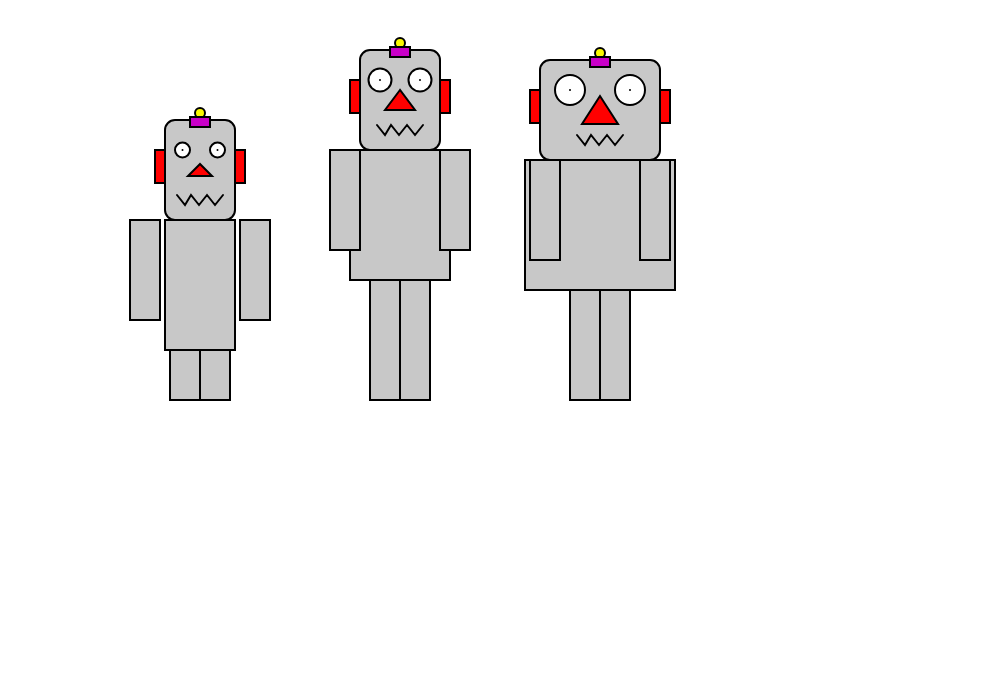
Frame 1 (no input)
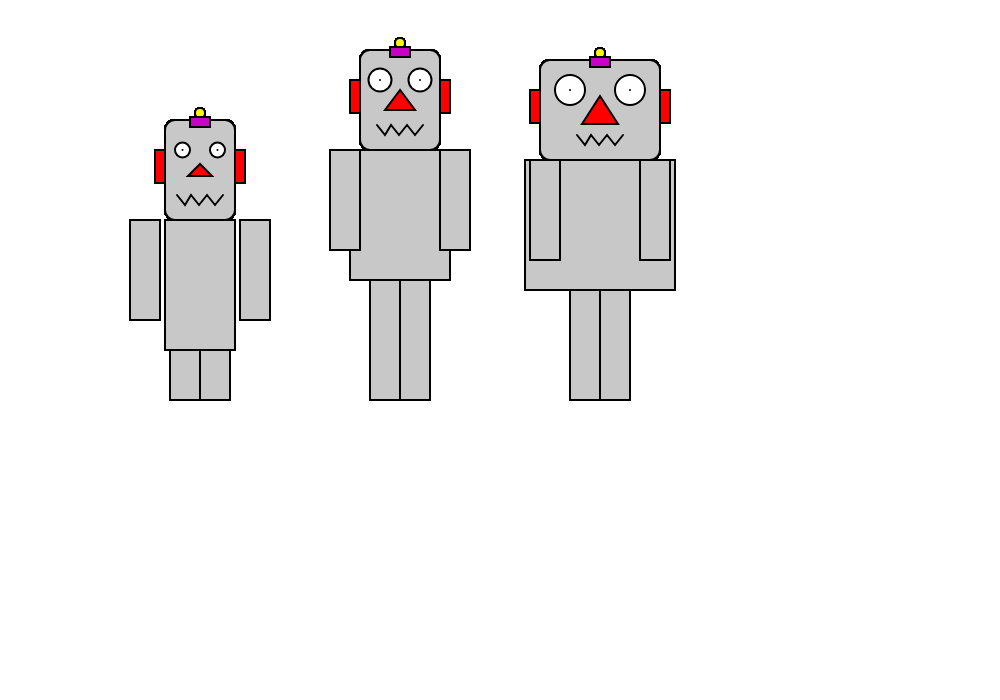
Frame 60 (no input)
Frame 120 (the mouse pressed at the canvas centre since frame 60): identical to frame 60, image omitted

The p5.js sketch that drew these frames (run headless with seeded random() and noise() and a simulated clock; from frame 60 on, the mouse is pressed at the canvas centre):

// p5.js sketch
// ── sketch.js
//Hack it - we are the robot family

//TASK 1. modify the code so that all three robots are drawn
//TASK 2. try changing the numbers to create your robot family
//TASK 3. create more arrays and use the values in them to add more variation to the robots


var robotWidths;
var robotHeights;
var headWidths;
var eyeSizes;
var noseScales;

function setup()
{
	//create a canvas for the robot
	createCanvas(1000, 700);
    robotWidths = [70,100,150];
    robotHeights = [50,120,110];
    headWidths = [0.7,0.8,1.2];
    eyeSizes = [15, 23, 30];
    noseScales = [0.8, 1, 1.2];
}

function draw()
{
	strokeWeight(2);
    translate(0, 400);

    //ROBOT 1
    translate(200,0);

    fill(200);
    rect(-robotWidths[0]/2, -robotHeights[0] - 130, robotWidths[0], 130);
    rect(-70, -robotHeights[0] - 130, 30, 100);
    rect(40,  -robotHeights[0] - 130, 30, 100);
    rect(-30, -robotHeights[0], 30, robotHeights[0]);
    rect(0,  -robotHeights[0], 30, robotHeights[0]);

    //robot heads
    fill(200);
    rect(-50* headWidths[0], -robotHeights[0] - 230, 100* headWidths[0], 100, 10);

    //ears
    fill(255, 0, 0);
    rect(-50 * headWidths[0] - 10, -robotHeights[0] - 200, 10, 33);
    rect(50 * headWidths[0], -robotHeights[0] - 200, 10, 33);

    //robots' antennas
    fill(250, 250, 0);
    ellipse(0, -robotHeights[0] - 237, 10, 10);
    fill(200, 0, 200);
    rect(-10, -robotHeights[0] - 233, 20, 10);

    //robot's eyes
    fill(255)
    ellipse(-25 * headWidths[0], -robotHeights[0] - 200, eyeSizes[0]);
    point(-25 * headWidths[0], -robotHeights[0] - 200);
    ellipse(25 * headWidths[0], -robotHeights[0] - 200, eyeSizes[0]);
    point(25 * headWidths[0], -robotHeights[0] - 200);

    //robots' nose
    fill(255, 0, 0);
    triangle(
        0, (-robotHeights[0] - 190) + ((1 - noseScales[0]) * 20),
        -15 + ((1 - noseScales[0]) * 15), (-robotHeights[0] - 170) - ((1 - noseScales[0]) * 20),
        15 - ((1 - noseScales[0]) * 15), (-robotHeights[0] - 170) - ((1 - noseScales[0]) * 20)
    );

    //robot mouth
    noFill();
    beginShape();
    vertex(-23, -robotHeights[0] - 155);
    vertex(-15, -robotHeights[0] - 145);
    vertex(-9, -robotHeights[0] - 155);
    vertex(-1, -robotHeights[0] - 145);
    vertex(7, -robotHeights[0] - 155);
    vertex(15, -robotHeights[0] - 145);
    vertex(23, -robotHeights[0] - 155);
    endShape();
    
        

    //ROBOT 2
    translate(200,0);

    fill(200);
    rect(-robotWidths[1]/2, -robotHeights[1] - 130, robotWidths[1], 130);
    rect(-70, -robotHeights[1] - 130, 30, 100);
    rect(40,  -robotHeights[1] - 130, 30, 100);
    rect(-30, -robotHeights[1], 30, robotHeights[1]);
    rect(0,  -robotHeights[1], 30, robotHeights[1]);

    //robot heads
    fill(200);
    rect(-50* headWidths[1], -robotHeights[1] - 230, 100* headWidths[1], 100, 10);

    //ears
    fill(255, 0, 0);
    rect(-50 * headWidths[1] - 10, -robotHeights[1] - 200, 10, 33);
    rect(50 * headWidths[1], -robotHeights[1] - 200, 10, 33);

    //robots' antennas
    fill(250, 250, 0);
    ellipse(0, -robotHeights[1] - 237, 10, 10);
    fill(200, 0, 200);
    rect(-10, -robotHeights[1] - 233, 20, 10);

    //robot's eyes
    fill(255)
    ellipse(-25 * headWidths[1], -robotHeights[1] - 200, eyeSizes[1]);
    point(-25 * headWidths[1], -robotHeights[1] - 200);
    ellipse(25 * headWidths[1], -robotHeights[1] - 200, eyeSizes[1]);
    point(25 * headWidths[1], -robotHeights[1] - 200);

    //robots' nose
    fill(255, 0, 0);
    triangle(
        0, (-robotHeights[1] - 190) + ((1 - noseScales[1]) * 20),
        -15 + ((1 - noseScales[1]) * 15), (-robotHeights[1] - 170) - ((1 - noseScales[1]) * 20),
        15 - ((1 - noseScales[1]) * 15), (-robotHeights[1] - 170) - ((1 - noseScales[1]) * 20)
    );

    //robot mouth
    noFill();
    beginShape();
    vertex(-23, -robotHeights[1] - 155);
    vertex(-15, -robotHeights[1] - 145);
    vertex(-9, -robotHeights[1] - 155);
    vertex(-1, -robotHeights[1] - 145);
    vertex(7, -robotHeights[1] - 155);
    vertex(15, -robotHeights[1] - 145);
    vertex(23, -robotHeights[1] - 155);
    endShape();
        
    

    //ROBOT 3
    translate(200,0);

    fill(200);
    rect(-robotWidths[2]/2, -robotHeights[2] - 130, robotWidths[2], 130);
    rect(-70, -robotHeights[2] - 130, 30, 100);
    rect(40,  -robotHeights[2] - 130, 30, 100);
    rect(-30, -robotHeights[2], 30, robotHeights[2]);
    rect(0,  -robotHeights[2], 30, robotHeights[2]);

    //robot heads
    fill(200);
    rect(-50* headWidths[2], -robotHeights[2] - 230, 100* headWidths[2], 100, 10);

    //ears
    fill(255, 0, 0);
    rect(-50 * headWidths[2] - 10, -robotHeights[2] - 200, 10, 33);
    rect(50 * headWidths[2], -robotHeights[2] - 200, 10, 33);

    //robots' antennas
    fill(250, 250, 0);
    ellipse(0, -robotHeights[2] - 237, 10, 10);
    fill(200, 0, 200);
    rect(-10, -robotHeights[2] - 233, 20, 10);

    //robot's eyes
    fill(255)
    ellipse(-25 * headWidths[2], -robotHeights[2] - 200, eyeSizes[2]);
    point(-25 * headWidths[2], -robotHeights[2] - 200);
    ellipse(25 * headWidths[2], -robotHeights[2] - 200, eyeSizes[2]);
    point(25 * headWidths[2], -robotHeights[2] - 200);

    //robots' nose
    fill(255, 0, 0);
    triangle(
        0, (-robotHeights[2] - 190) + ((1 - noseScales[2]) * 20),
        -15 + ((1 - noseScales[2]) * 15), (-robotHeights[2] - 170) - ((1 - noseScales[2]) * 20),
        15 - ((1 - noseScales[2]) * 15), (-robotHeights[2] - 170) - ((1 - noseScales[2]) * 20)
    );

    //robot mouth
    noFill();
    beginShape();
    vertex(-23, -robotHeights[2] - 155);
    vertex(-15, -robotHeights[2] - 145);
    vertex(-9, -robotHeights[2] - 155);
    vertex(-1, -robotHeights[2] - 145);
    vertex(7, -robotHeights[2] - 155);
    vertex(15, -robotHeights[2] - 145);
    vertex(23, -robotHeights[2] - 155);
    endShape();
    
        
    

}
